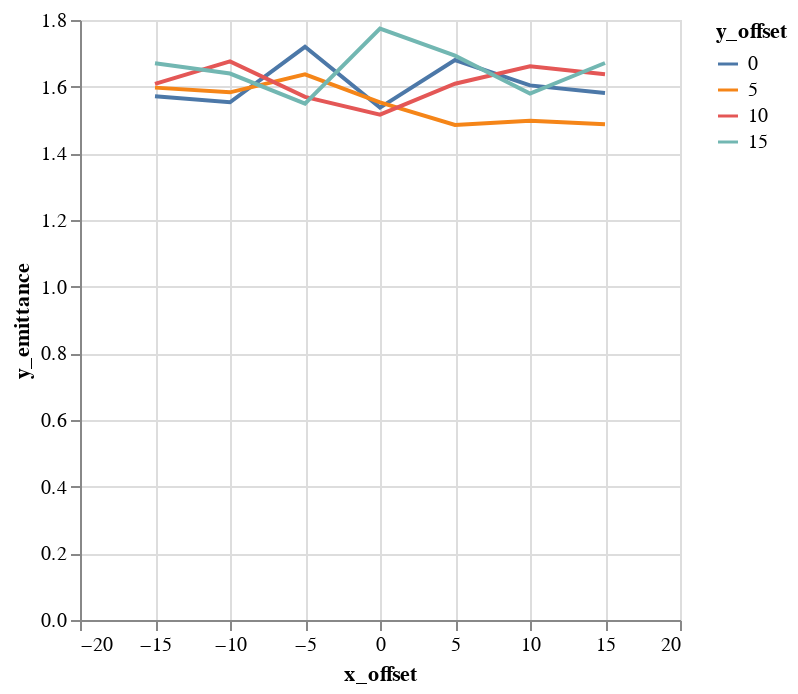

Notebook code for this chart:
### Code cell
alt.Chart(emit_df).mark_line().encode(
    color='y_offset:N',
    x='x_offset',
    y='y_emittance',
)

### Figure 1 — Vega-Lite specification as saved in the notebook (floating-point values rounded to 4 significant figures)
{"$schema": "https://vega.github.io/schema/vega-lite/v1.2.1.json", "data": {"values": [{"losses": 0, "relbeta": 0.002309, "sourceID": 16777222, "sourceName": "x_-15_y_0", "x_emittance": 1.659, "x_emittance_rel": 1.024, "x_norm_emittance": 0.003831, "x_offset": -15, "y_emittance": 1.571, "y_emittance_rel": 0.9992, "y_norm_emittance": 0.003627, "y_offset": 0}, {"losses": 0, "relbeta": 0.002309, "sourceID": 16777229, "sourceName": "x_-15_y_5", "x_emittance": 1.627, "x_emittance_rel": 1.021, "x_norm_emittance": 0.003757, "x_offset": -15, "y_emittance": 1.597, "y_emittance_rel": 1.002, "y_norm_emittance": 0.003687, "y_offset": 5}, {"losses": 0, "relbeta": 0.002309, "sourceID": 16777236, "sourceName": "x_-15_y_10", "x_emittance": 1.653, "x_emittance_rel": 1.022, "x_norm_emittance": 0.003816, "x_offset": -15, "y_emittance": 1.608, "y_emittance_rel": 1.007, "y_norm_emittance": 0.003712, "y_offset": 10}, {"losses": 0, "relbeta": 0.002309, "sourceID": 16777243, "sourceName": "x_-15_y_15", "x_emittance": 1.746, "x_emittance_rel": 1.045, "x_norm_emittance": 0.004031, "x_offset": -15, "y_emittance": 1.67, "y_emittance_rel": 1.005, "y_norm_emittance": 0.003856, "y_offset": 15}, {"losses": 0, "relbeta": 0.002309, "sourceID": 16777220, "sourceName": "x_-10_y_0", "x_emittance": 1.592, "x_emittance_rel": 0.9998, "x_norm_emittance": 0.003675, "x_offset": -10, "y_emittance": 1.553, "y_emittance_rel": 1.0, "y_norm_emittance": 0.003586, "y_offset": 0}, {"losses": 0, "relbeta": 0.002309, "sourceID": 16777227, "sourceName": "x_-10_y_5", "x_emittance": 1.608, "x_emittance_rel": 0.9972, "x_norm_emittance": 0.003713, "x_offset": -10, "y_emittance": 1.583, "y_emittance_rel": 1.002, "y_norm_emittance": 0.003654, "y_offset": 5}, {"losses": 0, "relbeta": 0.002309, "sourceID": 16777234, "sourceName": "x_-10_y_10", "x_emittance": 1.491, "x_emittance_rel": 1.003, "x_norm_emittance": 0.003441, "x_offset": -10, "y_emittance": 1.676, "y_emittance_rel": 1.006, "y_norm_emittance": 0.003869, "y_offset": 10}, {"losses": 0, "relbeta": 0.002309, "sourceID": 16777241, "sourceName": "x_-10_y_15", "x_emittance": 1.46, "x_emittance_rel": 1.007, "x_norm_emittance": 0.003372, "x_offset": -10, "y_emittance": 1.639, "y_emittance_rel": 1.003, "y_norm_emittance": 0.003785, "y_offset": 15}, {"losses": 0, "relbeta": 0.002309, "sourceID": 16777218, "sourceName": "x_-5_y_0", "x_emittance": 1.681, "x_emittance_rel": 1.003, "x_norm_emittance": 0.003881, "x_offset": -5, "y_emittance": 1.72, "y_emittance_rel": 1.001, "y_norm_emittance": 0.00397, "y_offset": 0}, {"losses": 0, "relbeta": 0.002309, "sourceID": 16777225, "sourceName": "x_-5_y_5", "x_emittance": 1.534, "x_emittance_rel": 1.007, "x_norm_emittance": 0.003541, "x_offset": -5, "y_emittance": 1.637, "y_emittance_rel": 1.007, "y_norm_emittance": 0.003779, "y_offset": 5}, {"losses": 0, "relbeta": 0.002309, "sourceID": 16777232, "sourceName": "x_-5_y_10", "x_emittance": 1.534, "x_emittance_rel": 1.015, "x_norm_emittance": 0.003542, "x_offset": -5, "y_emittance": 1.57, "y_emittance_rel": 1.016, "y_norm_emittance": 0.003623, "y_offset": 10}, {"losses": 0, "relbeta": 0.002309, "sourceID": 16777239, "sourceName": "x_-5_y_15", "x_emittance": 1.766, "x_emittance_rel": 1.044, "x_norm_emittance": 0.004078, "x_offset": -5, "y_emittance": 1.549, "y_emittance_rel": 1.029, "y_norm_emittance": 0.003576, "y_offset": 15}, {"losses": 0, "relbeta": 0.002309, "sourceID": 16777216, "sourceName": "x_0_y_0", "x_emittance": 1.545, "x_emittance_rel": 1.003, "x_norm_emittance": 0.003566, "x_offset": 0, "y_emittance": 1.537, "y_emittance_rel": 1.0, "y_norm_emittance": 0.003549, "y_offset": 0}, {"losses": 0, "relbeta": 0.002309, "sourceID": 16777223, "sourceName": "x_0_y_5", "x_emittance": 1.544, "x_emittance_rel": 1.002, "x_norm_emittance": 0.003564, "x_offset": 0, "y_emittance": 1.553, "y_emittance_rel": 1.012, "y_norm_emittance": 0.003585, "y_offset": 5}, {"losses": 0, "relbeta": 0.002309, "sourceID": 16777230, "sourceName": "x_0_y_10", "x_emittance": 1.445, "x_emittance_rel": 1.03, "x_norm_emittance": 0.003336, "x_offset": 0, "y_emittance": 1.516, "y_emittance_rel": 1.028, "y_norm_emittance": 0.0035, "y_offset": 10}, {"losses": 0, "relbeta": 0.002309, "sourceID": 16777237, "sourceName": "x_0_y_15", "x_emittance": 1.933, "x_emittance_rel": 1.093, "x_norm_emittance": 0.004462, "x_offset": 0, "y_emittance": 1.774, "y_emittance_rel": 1.1, "y_norm_emittance": 0.004096, "y_offset": 15}, {"losses": 0, "relbeta": 0.002309, "sourceID": 16777217, "sourceName": "x_5_y_0", "x_emittance": 1.564, "x_emittance_rel": 1.009, "x_norm_emittance": 0.003611, "x_offset": 5, "y_emittance": 1.68, "y_emittance_rel": 1.003, "y_norm_emittance": 0.003878, "y_offset": 0}, {"losses": 0, "relbeta": 0.002309, "sourceID": 16777224, "sourceName": "x_5_y_5", "x_emittance": 1.629, "x_emittance_rel": 1.017, "x_norm_emittance": 0.003761, "x_offset": 5, "y_emittance": 1.485, "y_emittance_rel": 1.008, "y_norm_emittance": 0.003429, "y_offset": 5}, {"losses": 0, "relbeta": 0.002309, "sourceID": 16777231, "sourceName": "x_5_y_10", "x_emittance": 1.566, "x_emittance_rel": 1.071, "x_norm_emittance": 0.003616, "x_offset": 5, "y_emittance": 1.609, "y_emittance_rel": 1.009, "y_norm_emittance": 0.003714, "y_offset": 10}, {"losses": 0, "relbeta": 0.002309, "sourceID": 16777238, "sourceName": "x_5_y_15", "x_emittance": 1.779, "x_emittance_rel": 1.113, "x_norm_emittance": 0.004108, "x_offset": 5, "y_emittance": 1.693, "y_emittance_rel": 1.076, "y_norm_emittance": 0.003908, "y_offset": 15}, {"losses": 0, "relbeta": 0.002309, "sourceID": 16777219, "sourceName": "x_10_y_0", "x_emittance": 1.571, "x_emittance_rel": 1.034, "x_norm_emittance": 0.003627, "x_offset": 10, "y_emittance": 1.604, "y_emittance_rel": 1.003, "y_norm_emittance": 0.003703, "y_offset": 0}, {"losses": 0, "relbeta": 0.002309, "sourceID": 16777226, "sourceName": "x_10_y_5", "x_emittance": 1.486, "x_emittance_rel": 1.026, "x_norm_emittance": 0.00343, "x_offset": 10, "y_emittance": 1.498, "y_emittance_rel": 0.994, "y_norm_emittance": 0.003457, "y_offset": 5}, {"losses": 0, "relbeta": 0.002309, "sourceID": 16777233, "sourceName": "x_10_y_10", "x_emittance": 1.895, "x_emittance_rel": 1.088, "x_norm_emittance": 0.004376, "x_offset": 10, "y_emittance": 1.661, "y_emittance_rel": 1.03, "y_norm_emittance": 0.003835, "y_offset": 10}, {"losses": 0, "relbeta": 0.002309, "sourceID": 16777240, "sourceName": "x_10_y_15", "x_emittance": 1.75, "x_emittance_rel": 1.112, "x_norm_emittance": 0.00404, "x_offset": 10, "y_emittance": 1.579, "y_emittance_rel": 1.045, "y_norm_emittance": 0.003646, "y_offset": 15}, {"losses": 0, "relbeta": 0.002309, "sourceID": 16777221, "sourceName": "x_15_y_0", "x_emittance": 1.749, "x_emittance_rel": 1.167, "x_norm_emittance": 0.004039, "x_offset": 15, "y_emittance": 1.581, "y_emittance_rel": 1.002, "y_norm_emittance": 0.00365, "y_offset": 0}, {"losses": 1, "relbeta": 0.002309, "sourceID": 16777228, "sourceName": "x_15_y_5", "x_emittance": 1.749, "x_emittance_rel": 1.113, "x_norm_emittance": 0.004038, "x_offset": 15, "y_emittance": 1.487, "y_emittance_rel": 1.001, "y_norm_emittance": 0.003433, "y_offset": 5}, {"losses": 0, "relbeta": 0.002309, "sourceID": 16777235, "sourceName": "x_15_y_10", "x_emittance": 1.77, "x_emittance_rel": 1.091, "x_norm_emittance": 0.004086, "x_offset": 15, "y_emittance": 1.638, "y_emittance_rel": 1.013, "y_norm_emittance": 0.00378, "y_offset": 10}, {"losses": 0, "relbeta": 0.002309, "sourceID": 16777242, "sourceName": "x_15_y_15", "x_emittance": 1.695, "x_emittance_rel": 1.119, "x_norm_emittance": 0.003912, "x_offset": 15, "y_emittance": 1.671, "y_emittance_rel": 1.053, "y_norm_emittance": 0.003858, "y_offset": 15}]}, "encoding": {"color": {"field": "y_offset", "type": "nominal"}, "x": {"field": "x_offset", "type": "quantitative"}, "y": {"field": "y_emittance", "type": "quantitative"}}, "mark": "line"}
